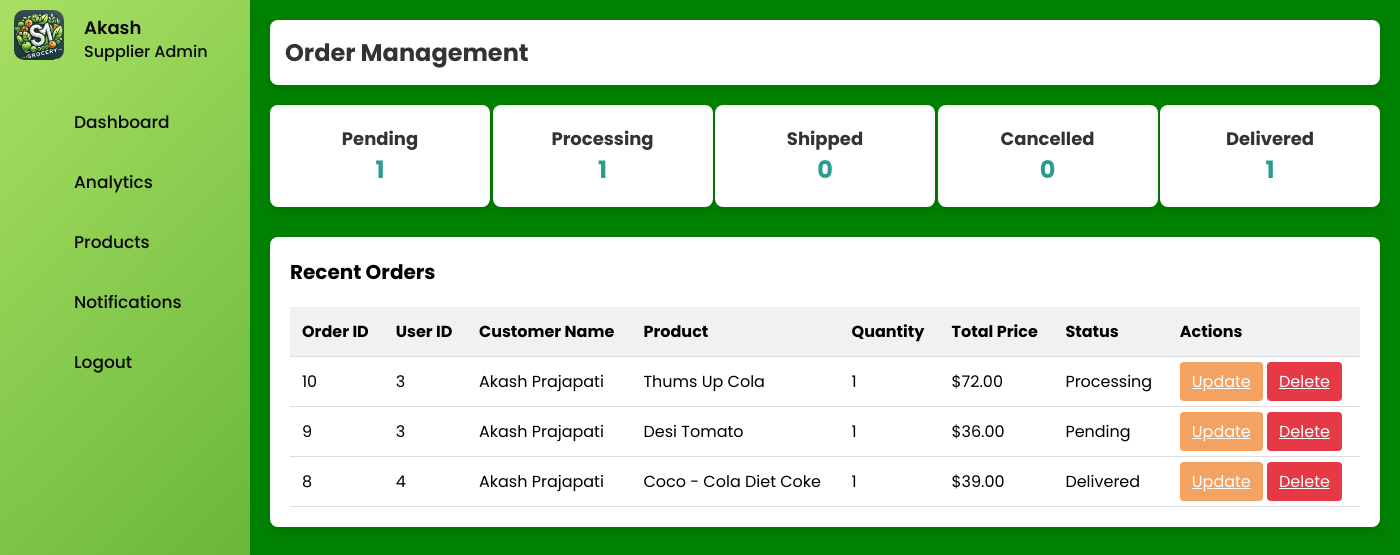
The app's page /grocery_website/supplier/order_management.php (signed in) with its own data.
### tables this page shows
CREATE TABLE IF NOT EXISTS `suppliers` (
  `id` int NOT NULL AUTO_INCREMENT,
  `firstname` varchar(50) NOT NULL,
  `shop` varchar(50) NOT NULL,
  `email` varchar(100) NOT NULL,
  `mobile` varchar(15) NOT NULL,
  `address` text NOT NULL,
  `image` varchar(255) NOT NULL,
  `password` varchar(255) NOT NULL,
  `status` enum('pending','approved','denied') DEFAULT 'pending',
  `created_at` timestamp NULL DEFAULT CURRENT_TIMESTAMP,
  PRIMARY KEY (`id`),
  UNIQUE KEY `email` (`email`)
);

CREATE TABLE IF NOT EXISTS `orders` (
  `id` int NOT NULL AUTO_INCREMENT,
  `user_id` int NOT NULL,
  `name` varchar(255) NOT NULL,
  `address` text NOT NULL,
  `email` varchar(255) NOT NULL,
  `product_name` varchar(255) NOT NULL,
  `quantity` int NOT NULL,
  `total_price` decimal(10,2) NOT NULL,
  `payment_id` varchar(255) NOT NULL,
  `payment_status` enum('Paid','Failed') DEFAULT 'Failed',
  `order_date` timestamp NULL DEFAULT CURRENT_TIMESTAMP,
  `status` enum('Pending','Processing','Shipped','Delivered','Cancelled') DEFAULT 'Pending',
  PRIMARY KEY (`id`),
  KEY `user_id` (`user_id`)
);

### grocery_website/supplier/order_management.php (the view, shortened to what this page needs)
<?php
include "config.php";
$query = "SELECT
            SUM(CASE WHEN status = 'Pending' THEN 1 ELSE 0 END) AS pending_count,
            SUM(CASE WHEN status = 'Processing' THEN 1 ELSE 0 END) AS processing_count,
            SUM(CASE WHEN status = 'Shipped' THEN 1 ELSE 0 END) AS shipped_count,
            SUM(CASE WHEN status = 'Delivered' THEN 1 ELSE 0 END) AS delivered_count,
            SUM(CASE WHEN status = 'Cancelled' THEN 1 ELSE 0 END) AS cancelled_count
          FROM orders";
$result = mysqli_query($conn, $query);
$row = mysqli_fetch_assoc($result);
$pending = $row['pending_count'] ?? 0;
$processing = $row['processing_count'] ?? 0;
$shipped = $row['shipped_count'] ?? 0;
$delivered = $row['delivered_count'] ?? 0;
$cancelled = $row['cancelled_count'] ?? 0;
$orderQuery = "SELECT id, user_id, name, product_name, quantity, total_price, status FROM orders ORDER BY order_date DESC LIMIT 5";
$orderResult = mysqli_query($conn, $orderQuery);
?>
<!DOCTYPE html>
<html lang="en">
<head>
    <link rel='stylesheet' href='https://unpkg.com/boxicons@2.1.1/css/boxicons.min.css'>
    <link rel="stylesheet" href="style.css">
</head>
<body>
    <?php renderSidebar(); ?>
    <section class="home">
        <div class="dashboard-container">
            <div class="main-content">
                <header id="order_header">
                    <h1>Order Management</h1>
                </header>
                <div class="statistics">
                    <div class="stat-card">
                        <h3>Pending</h3>
                        <p><?php echo $pending; ?></p>
                    </div>
                    <div class="stat-card">
                        <h3>Processing</h3>
                        <p><?php echo $processing; ?></p>
                    </div>
                    <div class="stat-card">
                        <h3>Shipped</h3>
                        <p><?php echo $shipped; ?></p>
                    </div>
                    <div class="stat-card">
                        <h3>Cancelled</h3>
                        <p><?php echo $cancelled; ?></p>
                    </div>
                    <div class="stat-card">
                        <h3>Delivered</h3>
                        <p><?php echo $delivered; ?></p>
                    </div>
                </div>
                <div class="recent-orders">
                    <h2>Recent Orders</h2>
                    <table>
                        <tr>
                            <th>Order ID</th>
                            <th>User ID</th>
                            <th>Customer Name</th>
                            <th>Product</th>
                            <th>Quantity</th>
                            <th>Total Price</th>
                            <th>Status</th>
                            <th>Actions</th>
                        </tr>
                        <?php while ($order = mysqli_fetch_assoc($orderResult)) : ?>
                            <tr>
                                <td><?php echo $order['id']; ?></td>
                                <td><?php echo $order['user_id']; ?></td>
                                <td><?php echo htmlspecialchars($order['name']); ?></td>
                                <td><?php echo htmlspecialchars($order['product_name']); ?></td>
                                <td><?php echo $order['quantity']; ?></td>
                                <td>$<?php echo number_format($order['total_price'], 2); ?></td>
                                <td><?php echo htmlspecialchars($order['status']); ?></td>
                                <td>
                                    <a href="update-orders.php?id=<?php echo $order['id']; ?>" class="action-btn" style="background-color: #f4a261;">Update</a>
                                    <a href="delete-orders.php?id=<?php echo $order['id']; ?>" class="action-btn" style="background-color: #e63946;" onclick="return confirm('Are you sure you want to delete this order?');">Delete</a>
                                </td>
                            </tr>
                        <?php endwhile; ?>
                    </table>
                </div>
            </div>
        </div>
    </section>
</body>
</html>

### grocery_website/supplier/functions/functions.php (shortened to what this page needs)
<?php
function renderSidebar()
{
    include 'config.php';
    $isLoggedIn = isset($_SESSION['supplier_id']);
    $supplierImage = "default.jpg";
    $supplierName = "Guest";
    if ($isLoggedIn) {
        $supplier_id = $_SESSION['supplier_id'];
        $query = $conn->prepare("SELECT firstname, image FROM suppliers WHERE id = ?");
        $query->bind_param("i", $supplier_id);
        $query->execute();
        $result = $query->get_result();
        $user = $result->fetch_assoc();
        if ($user) {
            $supplierName = $user['firstname'];
            $supplierImage = !empty($user['image']) ? $user['image'] : "default.jpg";
        }
    }
    echo '
    <nav class="sidebar">
        <header>
            <div class="image-text">
                <span class="image">
                    <a href="profile.php">
                        <img src="' . $supplierImage . '" alt="Profile Image">
                    </a>
                </span>
                <div class="text logo-text">
                    <span class="name">' . $supplierName . '</span>
                    <span class="profession">Supplier Admin</span>
                </div>
            </div>
        </header>
        <div class="menu-bar">
            <div class="menu">
                <ul class="menu-links">';
    if (!$isLoggedIn) {
        echo '<li class="nav-link"><a href="login.php"><i class="bi bi-box-arrow-in-right icon"></i><span class="text nav-text">Login/Register</span></a></li>';
    } else {
        echo '
        <li class="nav-link"><a href="index.php"><i class="bi bi-house icon"></i><span class="text nav-text">Dashboard</span></a></li>
        <li class="nav-link"><a href="performance_analytics.php"><i class="bi bi-graph-up-arrow icon"></i><span class="text nav-text">Analytics</span></a></li>
        <li class="nav-link"><a href="product_management.php"><i class="bi bi-box-fill icon"></i><span class="text nav-text">Products</span></a></li>
        <li class="nav-link"><a href="notifications.php"><i class="bi bi-bell icon"></i><span class="text nav-text">Notifications</span></a></li>
        <li><a href="logout.php"><i class="bi bi-box-arrow-in-left icon"></i><span class="text nav-text">Logout</span></a></li>';
    }
    echo '
                </ul>
            </div>
        </div>
    </nav>';
}
?>

### grocery_website/supplier/style.css (style rules this page uses)
* { margin: 0; padding: 0; box-sizing: border-box; font-family: "Poppins", sans-serif; }
:root { --body-color: green; --sidebar-color: linear-gradient(135deg, #a8e063 0%, #56ab2f 100%); --primary-color: #dc143c; --primary-color-light: #f6f5ff; --toggle-color: #ddd; --text-color: #090809; --tran-03: all 0.3s ease; --tran-05: all 0.3s ease; }
body { min-height: 100vh; background-color: var(--body-color); transition: var(--tran-05); }
.sidebar { position: fixed; top: 0; left: 0; height: 100%; width: 250px; padding: 10px 14px; background: var(--sidebar-color); transition: var(--tran-05); z-index: 100; }
.sidebar .text { font-size: 17px; font-weight: 500; white-space: nowrap; opacity: 1; color: var(--text-color); transition: var(--tran-03); }
.sidebar header { position: relative; }
.sidebar header .image-text { display: flex; align-items: center; }
.sidebar header .logo-text { display: flex; flex-direction: column; margin-left: 20px; }
header .image-text .name { margin-top: 2px; font-size: 18px; font-weight: 600; }
header .image-text .profession { font-size: 16px; margin-top: -2px; }
.sidebar header .image img { width: 50px; border-radius: 10px; }
.sidebar .menu { margin-top: 20px; }
.sidebar li { height: 50px; list-style: none; display: flex; align-items: center; margin-top: 10px; }
.sidebar li a { list-style: none; height: 100%; background-color: transparent; display: flex; align-items: center; height: 100%; width: 100%; border-radius: 6px; text-decoration: none; transition: var(--tran-03); }
.sidebar .icon { min-width: 60px; height: 100%; display: flex; align-items: center; justify-content: center; font-size: 20px; color: var(--text-color); transition: var(--tran-03); }
.home { position: absolute; top: 0; left: 250px; height: 100vh; width: calc(100% - 250px); background-color: var(--body-color); transition: var(--tran-05); }
.sidebar .menu-bar { height: calc(100% - 55px); display: flex; flex-direction: column; justify-content: space-between; overflow-y: scroll; }

### grocery_website/supplier/order_management.php (style rules this page uses)
body { font-family: Arial, sans-serif; background-color: #f4f6f9; }
.dashboard-container { display: flex; }
.main-content { flex: 1; padding: 20px; }
#order_header { background-color: #fff; padding: 15px; border-radius: 8px; margin-bottom: 20px; box-shadow: 0 4px 8px rgba(0, 0, 0, 0.1); }
#order_header h1 { font-size: 24px; color: #333; }
.recent-orders { background-color: #fff; padding: 20px; border-radius: 8px; box-shadow: 0 4px 8px rgba(0, 0, 0, 0.1); }
.recent-orders h2 { font-size: 20px; margin-bottom: 20px; }
table { width: 100%; border-collapse: collapse; }
th, td { padding: 12px; text-align: left; border-bottom: 1px solid #ddd; }
th { background-color: #f1f1f1; }
.action-btn { background-color: #2a9d8f; color: white; border: none; padding: 8px 12px; border-radius: 4px; cursor: pointer; }
.statistics { display: flex; justify-content: space-between; margin-bottom: 30px; }
.stat-card { background-color: #fff; padding: 20px; border-radius: 8px; box-shadow: 0 4px 8px rgba(0, 0, 0, 0.1); width: 220px; text-align: center; }
.stat-card h3 { font-size: 18px; color: #333; }
.stat-card p { font-size: 24px; font-weight: bold; color: #2a9d8f; }

### records on screen
suppliers: image (picture), firstname "Akash"
orders: id "10", user "3", name "Akash Prajapati", product_name "Thums Up Cola", quantity "1", total_price "72.00", status "Processing"
orders: id "9", user "3", name "Akash Prajapati", product_name "Desi Tomato", quantity "1", total_price "36.00", status "Pending"
orders: id "8", user "4", name "Akash Prajapati", product_name "Coco - Cola Diet Coke", quantity "1", total_price "39.00", status "Delivered"

### other values on screen
$pending "1"
$processing "1"
$shipped "0"
$cancelled "0"
$delivered "1"
